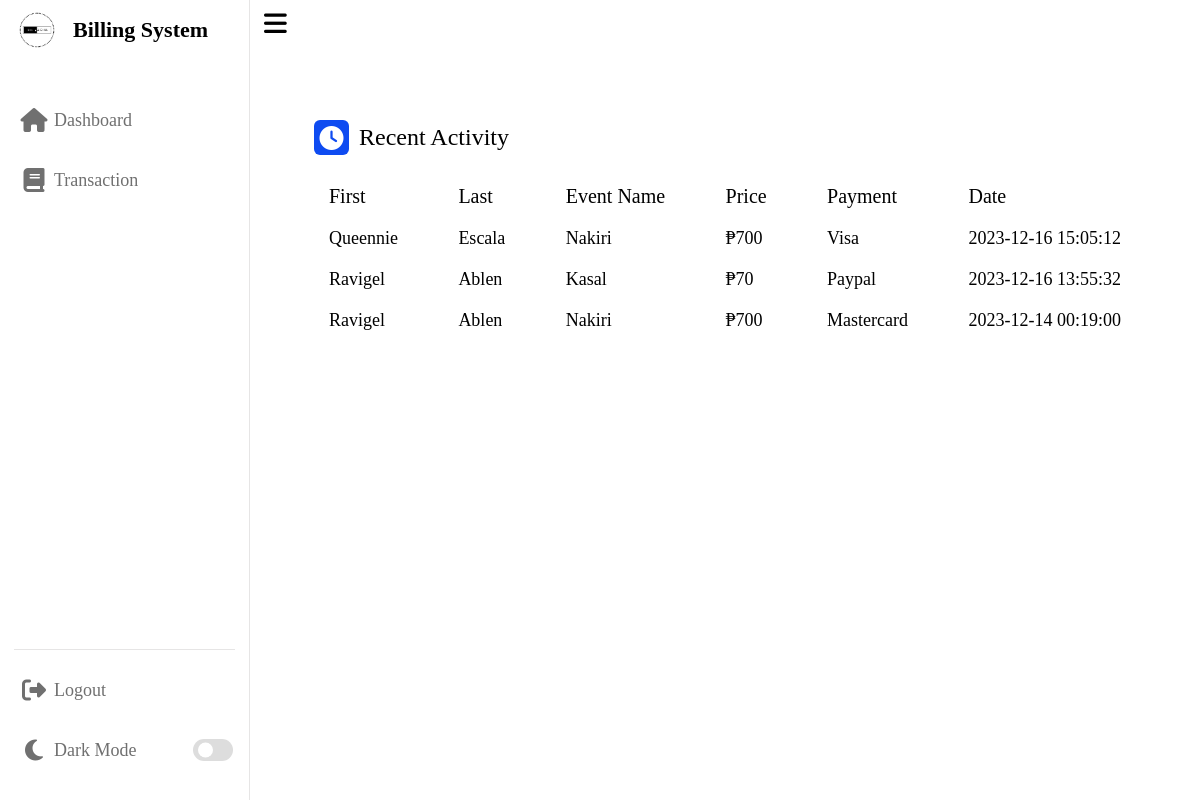
The page /transactionHistory.php on the database its author committed.
### tables this page shows
CREATE TABLE `transaction` (
  `id` int(128) NOT NULL,
  `event` varchar(128) NOT NULL,
  `user` int(128) NOT NULL,
  `price` decimal(64,0) NOT NULL,
  `payment` varchar(16) NOT NULL,
  `date` datetime NOT NULL DEFAULT current_timestamp()
);

CREATE TABLE `users` (
  `id` int(255) NOT NULL,
  `username` varchar(32) NOT NULL,
  `password` varchar(32) NOT NULL,
  `level` enum('Admin','Guest') NOT NULL DEFAULT 'Guest',
  `firstname` varchar(32) NOT NULL,
  `lastname` varchar(32) NOT NULL,
  `gender` varchar(1) NOT NULL,
  `phone` varchar(12) NOT NULL,
  `email` varchar(32) NOT NULL,
  `status` int(11) DEFAULT 1,
  `is_disabled` tinyint(1) NOT NULL DEFAULT 0
);

### transactionHistory.php (the view, shortened to what this page needs)
<?php
    include 'database.php';
?>
<!DOCTYPE html>
<html lang="en">
<head>
    <?php
        include 'links.php';
        function getRecentTransactions($limit = 100) {
            global $db_connect;
            $userId = $_SESSION['id'];
            if($_SESSION['level'] == "Guest"){
                $query = "SELECT t.*, u.firstname, u.lastname
                FROM transaction t
                JOIN users u ON t.user = u.id
                WHERE t.user = $userId
                ORDER BY t.id DESC
                LIMIT $limit";
            }else{
                $query = "SELECT t.*, u.firstname, u.lastname
                FROM transaction t
                JOIN users u ON t.user = u.id
                ORDER BY t.id DESC
                LIMIT $limit";
            }
            $result = mysqli_query($db_connect, $query);
            $transactions = [];
            while ($row = mysqli_fetch_assoc($result)) {
                $transactions[] = $row;
            }
            return $transactions;
        }
        $recentTransactions = getRecentTransactions();
    ?>
</head>
<body>
    <?php
        include 'sidebar.php';
    ?>
    <section class="dashboard">
        <?php
            include 'navbar.php';
        ?>
        <div class="dash-content">
            <div class="activity">
                <div class="title">
                    <i class="fa-solid fa-clock"></i>
                    <span class="text">Recent Activity</span>
                </div>
                <div class="activity-data">
                    <div class="data">
                        <span class="data-title">First</span>
                        <?php foreach ($recentTransactions as $transaction): ?>
                            <span class="data-list"><?php echo $transaction['firstname']; ?></span>
                        <?php endforeach; ?>
                    </div>
                    <div class="data">
                        <span class="data-title">Last</span>
                        <?php foreach ($recentTransactions as $transaction): ?>
                            <span class="data-list"><?php echo $transaction['lastname']; ?></span>
                        <?php endforeach; ?>
                    </div>
                    <div class="data">
                        <span class="data-title">Event Name</span>
                        <?php foreach ($recentTransactions as $transaction): ?>
                            <span class="data-list"><?php echo $transaction['event']; ?></span>
                        <?php endforeach; ?>
                    </div>
                    <div class="data">
                        <span class="data-title">Price</span>
                        <?php foreach ($recentTransactions as $transaction): ?>
                            <span class="data-list">₱<?php echo $transaction['price']; ?></span>
                        <?php endforeach; ?>
                    </div>
                    <div class="data">
                        <span class="data-title">Payment</span>
                        <?php foreach ($recentTransactions as $transaction): ?>
                            <span class="data-list"><?php echo $transaction['payment']; ?></span>
                        <?php endforeach; ?>
                    </div>
                    <div class="data">
                        <span class="data-title">Date</span>
                        <?php foreach ($recentTransactions as $transaction): ?>
                            <span class="data-list"><?php echo $transaction['date']; ?></span>
                        <?php endforeach; ?>
                    </div>
                </div>
            </div>
        </div>
    </section>
</body>
</html>

### style.css (style rules this page uses)
* { margin: 0; padding: 0; box-sizing: border-box; }
:root { --background-color: white; --primary-color: #0E4BF1; --panel-color: #FFF; --text-color: #000; --black-light-color: #707070; --border-color: #e6e5e5; --toggle-color: #DDD; --box1-color: #4DA3FF; --box2-color: #FFE6AC; --box3-color: #E7D1FC; --title-icon-color: #fff; --tran-05: all 0.5s ease; --tran-03: all 0.3s ease; --tran-02: all 0.2s ease; }
body { min-height: 100vh; background-color: var(--background-color); }
.dashboard { position: relative; left: 250px; background-color: var(--panel-color); height: 100vh; width: calc(100% - 250px); padding: 10px 14px; transition: var(--tran-05); }
.dash-content { padding: 50px; }
.dash-content .title { display: flex; align-items: center; margin: 60px 0 30px 0; }
.dash-content .title i { position: relative; height: 35px; width: 35px; background-color: var(--primary-color); border-radius: 6px; color: var(--title-icon-color); display: flex; align-items: center; justify-content: center; font-size: 24px; }
.dash-content .title .text { font-size: 24px; font-weight: 500; color: var(--text-color); margin-left: 10px; }
.dash-content .activity .activity-data { display: flex; justify-content: space-between; align-items: center; width: 100%; }
.activity .activity-data { display: flex; }
.activity-data .data { display: flex; flex-direction: column; margin: 0 15px; height: 25px; }
.activity-data .data-title { font-size: 20px; font-weight: 500; color: var(--text-color); }
.activity-data .data .data-list { font-size: 18px; font-weight: 400; margin-top: 20px; white-space: nowrap; color: var(--text-color); height: 25px; }

### rows shown on the page
transaction: users.firstname "Queennie", users.lastname "Escala", event "Nakiri", price "700", payment "Visa", date "2023-12-16 15:05:12"
transaction: users.firstname "Ravigel", users.lastname "Ablen", event "Kasal", price "70", payment "Paypal", date "2023-12-16 13:55:32"
transaction: users.firstname "Ravigel", users.lastname "Ablen", event "Nakiri", price "700", payment "Mastercard", date "2023-12-14 00:19:00"
